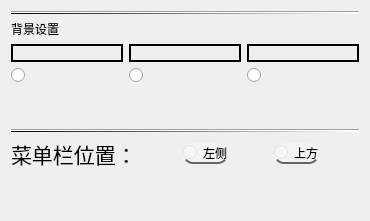
        <widget class="QWidget" name="page_11">
         <property name="styleSheet">
          <string notr="true">font: 16pt &quot;华文行楷&quot;;</string>
         </property>
         <layout class="QVBoxLayout" name="verticalLayout_23" stretch="0,2,0,0,0,0,12">
          <item>
           <widget class="Line" name="line_33">
            <property name="styleSheet">
             <string notr="true">background-color: qlineargradient(spread:pad, x1:0, y1:0, x2:1, y2:0, stop:0 rgba(0, 0, 0, 255), stop:1 rgba(255, 255, 255, 255));</string>
            </property>
            <property name="orientation">
             <enum>Qt::Horizontal</enum>
            </property>
           </widget>
          </item>
          <item>
           <widget class="QLabel" name="label_5">
            <property name="text">
             <string>背景设置</string>
            </property>
           </widget>
          </item>
          <item>
           <layout class="QHBoxLayout" name="horizontalLayout_17" stretch="2,2,2">
            <item>
             <layout class="QVBoxLayout" name="verticalLayout_20" stretch="3,1">
              <item>
               <widget class="QLabel" name="label_9">
                <property name="maximumSize">
                 <size>
                  <width>300</width>
                  <height>200</height>
                 </size>
                </property>
                <property name="styleSheet">
                 <string notr="true">QLabel { border-style: solid; border-width: 2px; }</string>
                </property>
                <property name="text">
                 <string/>
                </property>
                <property name="pixmap">
                 <pixmap>C:/Users/Lenovo/.designer/res_img/米白背景.png</pixmap>
                </property>
                <property name="scaledContents">
                 <bool>true</bool>
                </property>
               </widget>
              </item>
              <item>
               <widget class="QRadioButton" name="radioButton">
                <property name="text">
                 <string/>
                </property>
               </widget>
              </item>
             </layout>
            </item>
            <item>
             <layout class="QVBoxLayout" name="verticalLayout_21">
              <item>
               <widget class="QLabel" name="label_10">
                <property name="maximumSize">
                 <size>
                  <width>300</width>
                  <height>200</height>
                 </size>
                </property>
                <property name="styleSheet">
                 <string notr="true">QLabel { border-style: solid; border-width: 2px; }</string>
                </property>
                <property name="text">
                 <string/>
                </property>
                <property name="pixmap">
                 <pixmap>C:/Users/Lenovo/.designer/res_img/背景.png</pixmap>
                </property>
                <property name="scaledContents">
                 <bool>true</bool>
                </property>
               </widget>
              </item>
              <item>
               <widget class="QRadioButton" name="radioButton_2">
                <property name="text">
                 <string/>
                </property>
               </widget>
              </item>
             </layout>
            </item>
            <item>
             <layout class="QVBoxLayout" name="verticalLayout_22">
              <item>
               <widget class="QLabel" name="label_11">
                <property name="maximumSize">
                 <size>
                  <width>300</width>
                  <height>200</height>
                 </size>
                </property>
                <property name="styleSheet">
                 <string notr="true">QLabel { border-style: solid; border-width: 2px; }</string>
                </property>
                <property name="text">
                 <string/>
                </property>
                <property name="pixmap">
                 <pixmap>C:/Users/Lenovo/.designer/res_img/白.png</pixmap>
                </property>
                <property name="scaledContents">
                 <bool>true</bool>
                </property>
               </widget>
              </item>
              <item>
               <widget class="QRadioButton" name="radioButton_3">
                <property name="text">
                 <string/>
                </property>
               </widget>
              </item>
             </layout>
            </item>
           </layout>
          </item>
          <item>
           <spacer name="verticalSpacer_11">
            <property name="orientation">
             <enum>Qt::Vertical</enum>
            </property>
            <property name="sizeHint" stdset="0">
             <size>
              <width>20</width>
              <height>40</height>
             </size>
            </property>
           </spacer>
          </item>
          <item>
           <widget class="Line" name="line_37">
            <property name="styleSheet">
             <string notr="true">background-color: qlineargradient(spread:pad, x1:0, y1:0, x2:1, y2:0, stop:0 rgba(0, 0, 0, 255), stop:1 rgba(255, 255, 255, 255));</string>
            </property>
            <property name="orientation">
             <enum>Qt::Horizontal</enum>
            </property>
           </widget>
          </item>
          <item>
           <layout class="QHBoxLayout" name="horizontalLayout_22">
            <item>
             <widget class="QLabel" name="label_12">
              <property name="font">
               <font>
                <family>华文行楷</family>
                <pointsize>16</pointsize>
                <weight>50</weight>
                <italic>false</italic>
                <bold>false</bold>
               </font>
              </property>
              <property name="styleSheet">
               <string notr="true"/>
              </property>
              <property name="text">
               <string>菜单栏位置：</string>
              </property>
             </widget>
            </item>
            <item>
             <spacer name="horizontalSpacer_21">
              <property name="orientation">
               <enum>Qt::Horizontal</enum>
              </property>
              <property name="sizeHint" stdset="0">
               <size>
                <width>40</width>
                <height>20</height>
               </size>
              </property>
             </spacer>
            </item>
            <item>
             <widget class="QRadioButton" name="radioButton_4">
              <property name="styleSheet">
               <string notr="true">QRadioButton{
    font: 18pt &quot;华文行楷&quot;;
    background: rgba(255, 255, 255, 60);
    color: black;
    border-radius: 10px;
    font-family: 华文行楷;
    border-bottom: 2px solid rgb(100,100,100); /* 新增代码 */
}

QRadioButton:hover{                    
    background: rgba(0, 0, 0, 100);
font: 20pt &quot;华文行楷&quot;;
}

QRadioButton:pressed{
    background: darkgray;
font: 20pt &quot;华文行楷&quot;;
}</string>
              </property>
              <property name="text">
               <string>左侧</string>
              </property>
             </widget>
            </item>
            <item>
             <spacer name="horizontalSpacer_19">
              <property name="orientation">
               <enum>Qt::Horizontal</enum>
              </property>
              <property name="sizeHint" stdset="0">
               <size>
                <width>40</width>
                <height>20</height>
               </size>
              </property>
             </spacer>
            </item>
            <item>
             <widget class="QRadioButton" name="radioButton_5">
              <property name="styleSheet">
               <string notr="true">QRadioButton{
    font: 18pt &quot;华文行楷&quot;;
    background: rgba(255, 255, 255, 60);
    color: black;
    border-radius: 10px;
    font-family: 华文行楷;
    border-bottom: 2px solid rgb(100,100,100); /* 新增代码 */
}

QRadioButton:hover{                    
    background: rgba(0, 0, 0, 100);
font: 20pt &quot;华文行楷&quot;;
}

QRadioButton:pressed{
    background: darkgray;
font: 20pt &quot;华文行楷&quot;;
}</string>
              </property>
              <property name="text">
               <string>上方</string>
              </property>
             </widget>
            </item>
            <item>
             <spacer name="horizontalSpacer_20">
              <property name="orientation">
               <enum>Qt::Horizontal</enum>
              </property>
              <property name="sizeHint" stdset="0">
               <size>
                <width>40</width>
                <height>20</height>
               </size>
              </property>
             </spacer>
            </item>
           </layout>
          </item>
          <item>
           <spacer name="verticalSpacer_10">
            <property name="orientation">
             <enum>Qt::Vertical</enum>
            </property>
            <property name="sizeHint" stdset="0">
             <size>
              <width>20</width>
              <height>40</height>
             </size>
            </property>
           </spacer>
          </item>
         </layout>
        </widget>
